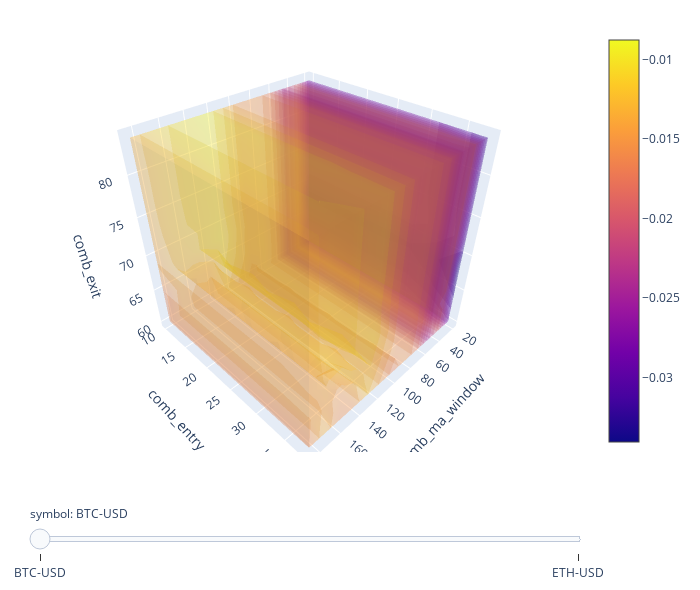

Here is the notebook cell this chart was saved with:
### Code cell
returns = pf.total_return()
fig = returns.vbt.volume(
        x_level = 'comb_ma_window',
        y_level = 'comb_entry',
        z_level = 'comb_exit',
        slider_level = 'symbol',
        )
fig.show()

### Figure 1 — Plotly figure (JSON) as saved in the notebook; plotly's stock layout.template omitted (floating-point values rounded to 4 significant figures; data arrays with more than 128 entries replaced by an {"elided": "..."} marker saying what was removed)
{"data": [{"colorscale": [[0, "#0d0887"], [0.1111, "#46039f"], [0.2222, "#7201a8"], [0.3333, "#9c179e"], [0.4444, "#bd3786"], [0.5556, "#d8576b"], [0.6667, "#ed7953"], [0.7778, "#fb9f3a"], [0.8889, "#fdca26"], [1, "#f0f921"]], "hovertemplate": "comb_ma_window: %{x}<br>comb_entry: %{y}<br>comb_exit: %{z}<br>value: %{value}<extra></extra>", "name": "BTC-USD", "opacity": 0.2, "surface": {"count": 15}, "type": "volume", "uid": "297053ca-83ca-4736-8824-b5616a54c97e", "value": {"elided": "672 float values"}, "visible": true, "x": {"elided": "672 int values"}, "y": {"elided": "672 int values"}, "z": {"elided": "672 int values"}}, {"colorscale": [[0, "#0d0887"], [0.1111, "#46039f"], [0.2222, "#7201a8"], [0.3333, "#9c179e"], [0.4444, "#bd3786"], [0.5556, "#d8576b"], [0.6667, "#ed7953"], [0.7778, "#fb9f3a"], [0.8889, "#fdca26"], [1, "#f0f921"]], "hovertemplate": "comb_ma_window: %{x}<br>comb_entry: %{y}<br>comb_exit: %{z}<br>value: %{value}<extra></extra>", "name": "ETH-USD", "opacity": 0.2, "surface": {"count": 15}, "type": "volume", "uid": "ab47d242-bc90-4422-8e62-73bba28a073d", "value": {"elided": "672 float values"}, "visible": false, "x": {"elided": "672 int values"}, "y": {"elided": "672 int values"}, "z": {"elided": "672 int values"}}], "layout": {"height": 590, "legend": {"orientation": "h", "traceorder": "normal", "x": 1, "xanchor": "right", "y": 1.02, "yanchor": "bottom"}, "margin": {"b": 30, "l": 30, "r": 30, "t": 30}, "scene": {"xaxis": {"title": {"text": "comb_ma_window"}}, "yaxis": {"title": {"text": "comb_entry"}}, "zaxis": {"title": {"text": "comb_exit"}}}, "sliders": [{"active": 0, "currentvalue": {"prefix": "symbol: "}, "pad": {"t": 50}, "steps": [{"args": [{"visible": [true, false]}, {}], "label": "BTC-USD", "method": "update"}, {"args": [{"visible": [false, true]}, {}], "label": "ETH-USD", "method": "update"}]}], "width": 700}}
